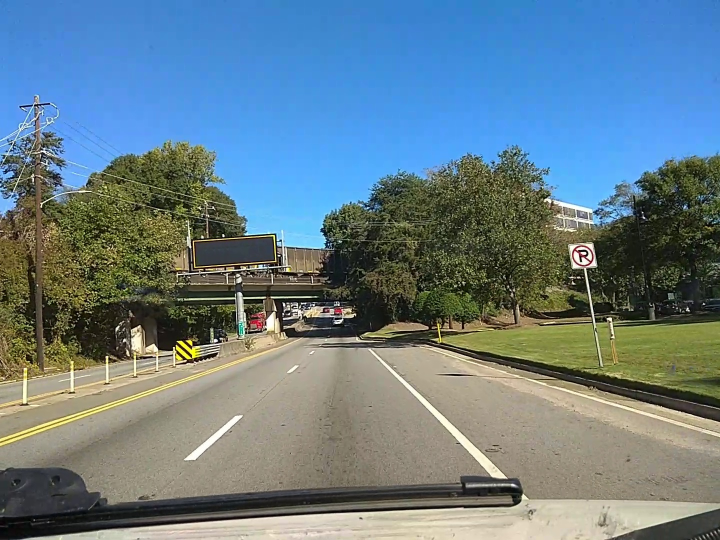
#> input picture Submission 2.0/Core Applications and Algorithms/0015561.jpg, 1440 x 1080 px (shown at 1/2 size)
$ python 'test (copy).py'
#> lines starting #> are read from the running program, lines starting #| are printed output that depends on the picture; after the words box and inside, x2 and y2 are one past the last pixel; in counts of white or black regions, pixels touching at a corner belong together
import cv2
import matplotlib.pyplot as plt
import numpy as np

img= cv2.imread('0015561.jpg')
#> img is the input picture: shape (1080, 1440, 3); mean B, G, R 136.9, 126.1, 103.5

plt.figure()
plt.imshow(img)
plt.show()

cv2.circle(img,(292,994),15,(0,255,255),4)
#> img: shape (1080, 1440, 3); 0.03% of pixels changed, all inside (x1, y1, x2, y2) = (275, 977, 310, 1012)
cv2.circle(img,(564,763),15,(0,255,255),4)
#> img: shape (1080, 1440, 3); mean B, G, R 136.8, 126.2, 103.5
cv2.circle(img,(804,763),15,(0,255,255),4)
#> img: shape (1080, 1440, 3); mean B, G, R 136.8, 126.2, 103.5
cv2.circle(img,(1008,956),15,(0,255,255),4)

cv2.line(img,(292,994),(564,763),(0,0,0),3)
cv2.line(img,(292,994),(1008,956),(0,0,0),3)
cv2.line(img,(564,763),(804,763),(0,0,0),3)
cv2.line(img,(804,763),(1008,956),(0,0,0),3)
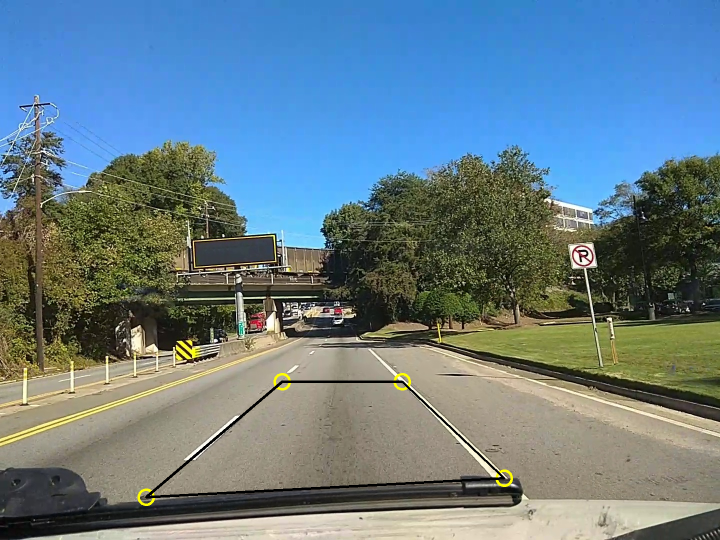
#> img: shape (1080, 1440, 3) (shown at 1/2 size); mean B, G, R 136, 125.4, 102.7

h,w,_=img.shape
#> h = 1080; w = 1440
cv2.imwrite('points.jpg',img)

source_points=np.float32([ [292,994],[564,763],[804,763],[1008,956]  ])
destination_points = np.float32([ [0,1700], [0, 0], [230, 0], [230, 1700] ])


image=cv2.imread('points.jpg')
matrix = cv2.getPerspectiveTransform(source_points, destination_points)
result = cv2.warpPerspective(image, matrix, (300,1700))
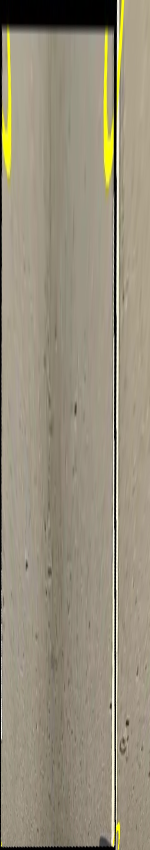
#> result: shape (1700, 300, 3) (shown at 1/2 size); mean B, G, R 123.5, 142.8, 150.8
plt.figure()
plt.imshow(result)
plt.show()
cv2.imwrite("birdie.jpg",result)

mtx=[[2468.6668434782608,0,1228.876620888020],[0,2468.6668434782608,1012.976060035710],[0,0,1]]
dist=[ 0.00125859 , 0 ,  -0.00010658,0 ]

ppx=300/3.6
Lh = np.linalg.inv(np.matmul(matrix, mtx))
pix_per_meter_y = ppx * np.linalg.norm(Lh[:,0]) / np.linalg.norm(Lh[:,1])
print(ppx, pix_per_meter_y)
length=1700/pix_per_meter_y
print(length)


cv2.waitKey(0)

$ run again, with Submission 2.0/Core Applications and Algorithms/0000756.jpg copied over Submission 2.0/Core Applications and Algorithms/0015561.jpg
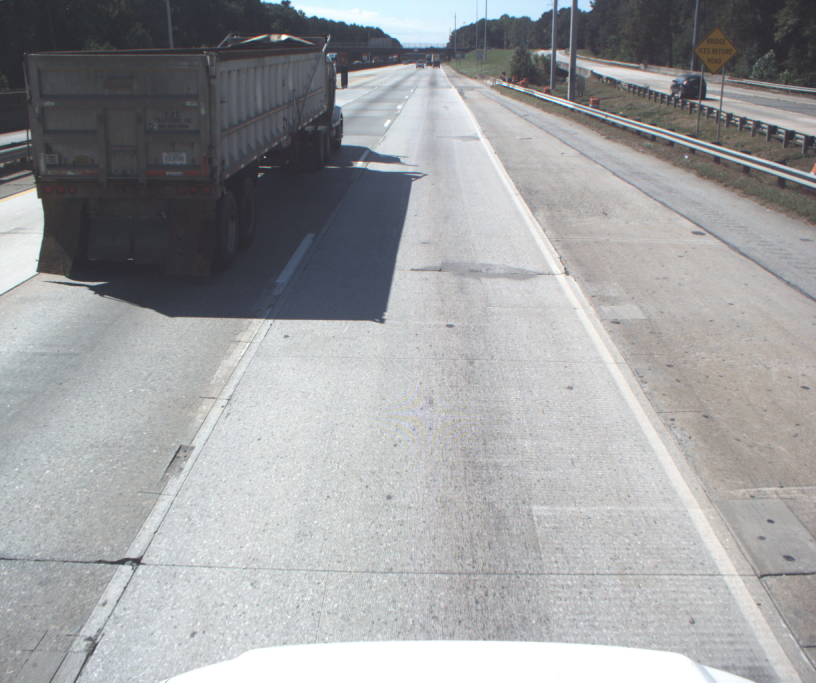
#> input picture Submission 2.0/Core Applications and Algorithms/0000756.jpg, 2448 x 2048 px (shown at 1/3 size)
#> img is the input picture: shape (2048, 2448, 3); mean B, G, R 161.1, 159.4, 158.3
#> `result = cv2.warpPerspective(image, matrix, (300,1700))`:
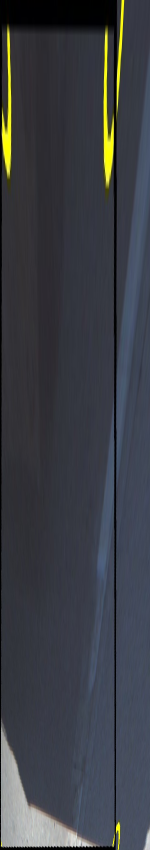
#> result: shape (1700, 300, 3) (shown at 1/2 size); mean B, G, R 68.6, 62.2, 59.3

$ run again, with Submission 2.0/Core Applications and Algorithms/0002876.jpg copied over Submission 2.0/Core Applications and Algorithms/0015561.jpg
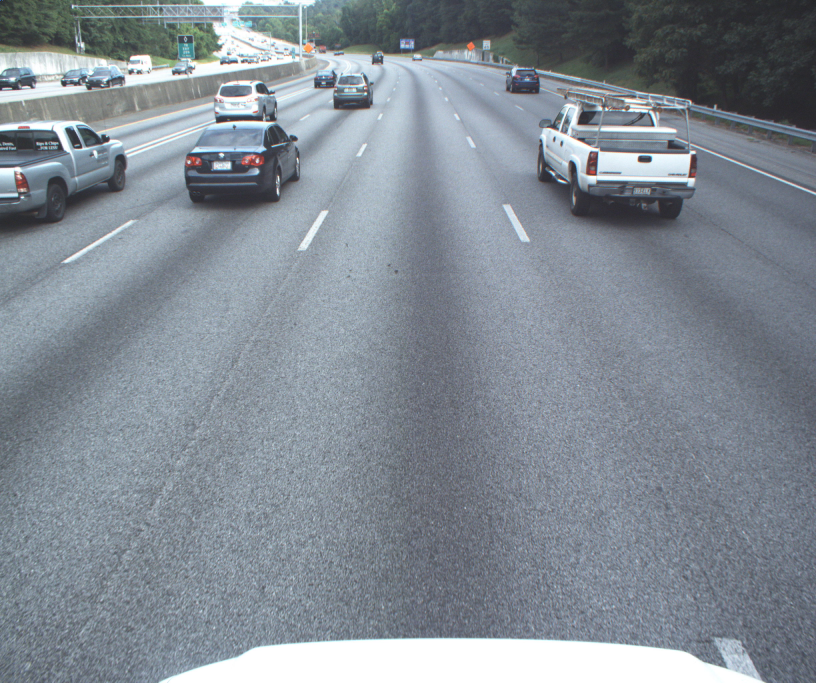
#> input picture Submission 2.0/Core Applications and Algorithms/0002876.jpg, 2448 x 2048 px (shown at 1/3 size)
#> img is the input picture: shape (2048, 2448, 3); mean B, G, R 148.6, 139.5, 130.8
#> `result = cv2.warpPerspective(image, matrix, (300,1700))`:
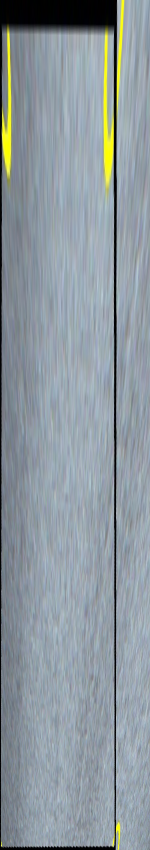
#> result: shape (1700, 300, 3) (shown at 1/2 size); mean B, G, R 157.9, 151.4, 141.1
